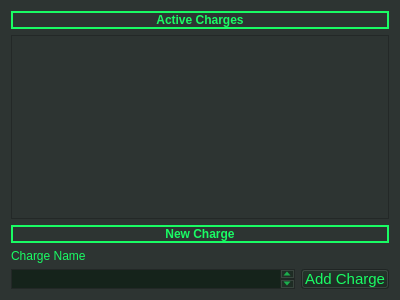
<?xml version="1.0" encoding="UTF-8"?>
<ui version="4.0">
 <class>ChargeList</class>
 <widget class="QWidget" name="ChargeList">
  <property name="geometry">
   <rect>
    <x>0</x>
    <y>0</y>
    <width>400</width>
    <height>300</height>
   </rect>
  </property>
  <property name="palette">
   <palette>
    <active>
     <colorrole role="WindowText">
      <brush brushstyle="SolidPattern">
       <color alpha="255">
        <red>25</red>
        <green>252</green>
        <blue>100</blue>
       </color>
      </brush>
     </colorrole>
     <colorrole role="Button">
      <brush brushstyle="SolidPattern">
       <color alpha="255">
        <red>21</red>
        <green>35</green>
        <blue>27</blue>
       </color>
      </brush>
     </colorrole>
     <colorrole role="Light">
      <brush brushstyle="SolidPattern">
       <color alpha="255">
        <red>25</red>
        <green>252</green>
        <blue>100</blue>
       </color>
      </brush>
     </colorrole>
     <colorrole role="Midlight">
      <brush brushstyle="SolidPattern">
       <color alpha="255">
        <red>45</red>
        <green>52</green>
        <blue>50</blue>
       </color>
      </brush>
     </colorrole>
     <colorrole role="Dark">
      <brush brushstyle="SolidPattern">
       <color alpha="255">
        <red>21</red>
        <green>35</green>
        <blue>27</blue>
       </color>
      </brush>
     </colorrole>
     <colorrole role="Mid">
      <brush brushstyle="SolidPattern">
       <color alpha="255">
        <red>21</red>
        <green>35</green>
        <blue>27</blue>
       </color>
      </brush>
     </colorrole>
     <colorrole role="Text">
      <brush brushstyle="SolidPattern">
       <color alpha="255">
        <red>25</red>
        <green>252</green>
        <blue>100</blue>
       </color>
      </brush>
     </colorrole>
     <colorrole role="BrightText">
      <brush brushstyle="SolidPattern">
       <color alpha="255">
        <red>25</red>
        <green>252</green>
        <blue>100</blue>
       </color>
      </brush>
     </colorrole>
     <colorrole role="ButtonText">
      <brush brushstyle="SolidPattern">
       <color alpha="255">
        <red>25</red>
        <green>252</green>
        <blue>100</blue>
       </color>
      </brush>
     </colorrole>
     <colorrole role="Base">
      <brush brushstyle="SolidPattern">
       <color alpha="255">
        <red>21</red>
        <green>35</green>
        <blue>27</blue>
       </color>
      </brush>
     </colorrole>
     <colorrole role="Window">
      <brush brushstyle="SolidPattern">
       <color alpha="255">
        <red>45</red>
        <green>52</green>
        <blue>50</blue>
       </color>
      </brush>
     </colorrole>
     <colorrole role="Shadow">
      <brush brushstyle="SolidPattern">
       <color alpha="255">
        <red>0</red>
        <green>0</green>
        <blue>0</blue>
       </color>
      </brush>
     </colorrole>
     <colorrole role="Highlight">
      <brush brushstyle="SolidPattern">
       <color alpha="255">
        <red>25</red>
        <green>252</green>
        <blue>100</blue>
       </color>
      </brush>
     </colorrole>
     <colorrole role="HighlightedText">
      <brush brushstyle="SolidPattern">
       <color alpha="255">
        <red>43</red>
        <green>25</green>
        <blue>22</blue>
       </color>
      </brush>
     </colorrole>
     <colorrole role="AlternateBase">
      <brush brushstyle="SolidPattern">
       <color alpha="255">
        <red>46</red>
        <green>52</green>
        <blue>54</blue>
       </color>
      </brush>
     </colorrole>
     <colorrole role="ToolTipBase">
      <brush brushstyle="SolidPattern">
       <color alpha="255">
        <red>43</red>
        <green>25</green>
        <blue>22</blue>
       </color>
      </brush>
     </colorrole>
     <colorrole role="PlaceholderText">
      <brush brushstyle="SolidPattern">
       <color alpha="128">
        <red>138</red>
        <green>226</green>
        <blue>52</blue>
       </color>
      </brush>
     </colorrole>
    </active>
    <inactive>
     <colorrole role="WindowText">
      <brush brushstyle="SolidPattern">
       <color alpha="255">
        <red>25</red>
        <green>252</green>
        <blue>100</blue>
       </color>
      </brush>
     </colorrole>
     <colorrole role="Button">
      <brush brushstyle="SolidPattern">
       <color alpha="255">
        <red>21</red>
        <green>35</green>
        <blue>27</blue>
       </color>
      </brush>
     </colorrole>
     <colorrole role="Light">
      <brush brushstyle="SolidPattern">
       <color alpha="255">
        <red>25</red>
        <green>252</green>
        <blue>100</blue>
       </color>
      </brush>
     </colorrole>
     <colorrole role="Midlight">
      <brush brushstyle="SolidPattern">
       <color alpha="255">
        <red>45</red>
        <green>52</green>
        <blue>50</blue>
       </color>
      </brush>
     </colorrole>
     <colorrole role="Dark">
      <brush brushstyle="SolidPattern">
       <color alpha="255">
        <red>21</red>
        <green>35</green>
        <blue>27</blue>
       </color>
      </brush>
     </colorrole>
     <colorrole role="Mid">
      <brush brushstyle="SolidPattern">
       <color alpha="255">
        <red>21</red>
        <green>35</green>
        <blue>27</blue>
       </color>
      </brush>
     </colorrole>
     <colorrole role="Text">
      <brush brushstyle="SolidPattern">
       <color alpha="255">
        <red>25</red>
        <green>252</green>
        <blue>100</blue>
       </color>
      </brush>
     </colorrole>
     <colorrole role="BrightText">
      <brush brushstyle="SolidPattern">
       <color alpha="255">
        <red>25</red>
        <green>252</green>
        <blue>100</blue>
       </color>
      </brush>
     </colorrole>
     <colorrole role="ButtonText">
      <brush brushstyle="SolidPattern">
       <color alpha="255">
        <red>25</red>
        <green>252</green>
        <blue>100</blue>
       </color>
      </brush>
     </colorrole>
     <colorrole role="Base">
      <brush brushstyle="SolidPattern">
       <color alpha="255">
        <red>21</red>
        <green>35</green>
        <blue>27</blue>
       </color>
      </brush>
     </colorrole>
     <colorrole role="Window">
      <brush brushstyle="SolidPattern">
       <color alpha="255">
        <red>45</red>
        <green>52</green>
        <blue>50</blue>
       </color>
      </brush>
     </colorrole>
     <colorrole role="Shadow">
      <brush brushstyle="SolidPattern">
       <color alpha="255">
        <red>0</red>
        <green>0</green>
        <blue>0</blue>
       </color>
      </brush>
     </colorrole>
     <colorrole role="Highlight">
      <brush brushstyle="SolidPattern">
       <color alpha="255">
        <red>25</red>
        <green>252</green>
        <blue>100</blue>
       </color>
      </brush>
     </colorrole>
     <colorrole role="HighlightedText">
      <brush brushstyle="SolidPattern">
       <color alpha="255">
        <red>43</red>
        <green>25</green>
        <blue>22</blue>
       </color>
      </brush>
     </colorrole>
     <colorrole role="AlternateBase">
      <brush brushstyle="SolidPattern">
       <color alpha="255">
        <red>46</red>
        <green>52</green>
        <blue>54</blue>
       </color>
      </brush>
     </colorrole>
     <colorrole role="ToolTipBase">
      <brush brushstyle="SolidPattern">
       <color alpha="255">
        <red>43</red>
        <green>25</green>
        <blue>22</blue>
       </color>
      </brush>
     </colorrole>
     <colorrole role="PlaceholderText">
      <brush brushstyle="SolidPattern">
       <color alpha="128">
        <red>138</red>
        <green>226</green>
        <blue>52</blue>
       </color>
      </brush>
     </colorrole>
    </inactive>
    <disabled>
     <colorrole role="WindowText">
      <brush brushstyle="SolidPattern">
       <color alpha="255">
        <red>21</red>
        <green>35</green>
        <blue>27</blue>
       </color>
      </brush>
     </colorrole>
     <colorrole role="Button">
      <brush brushstyle="SolidPattern">
       <color alpha="255">
        <red>21</red>
        <green>35</green>
        <blue>27</blue>
       </color>
      </brush>
     </colorrole>
     <colorrole role="Light">
      <brush brushstyle="SolidPattern">
       <color alpha="255">
        <red>25</red>
        <green>252</green>
        <blue>100</blue>
       </color>
      </brush>
     </colorrole>
     <colorrole role="Midlight">
      <brush brushstyle="SolidPattern">
       <color alpha="255">
        <red>45</red>
        <green>52</green>
        <blue>50</blue>
       </color>
      </brush>
     </colorrole>
     <colorrole role="Dark">
      <brush brushstyle="SolidPattern">
       <color alpha="255">
        <red>21</red>
        <green>35</green>
        <blue>27</blue>
       </color>
      </brush>
     </colorrole>
     <colorrole role="Mid">
      <brush brushstyle="SolidPattern">
       <color alpha="255">
        <red>21</red>
        <green>35</green>
        <blue>27</blue>
       </color>
      </brush>
     </colorrole>
     <colorrole role="Text">
      <brush brushstyle="SolidPattern">
       <color alpha="255">
        <red>21</red>
        <green>35</green>
        <blue>27</blue>
       </color>
      </brush>
     </colorrole>
     <colorrole role="BrightText">
      <brush brushstyle="SolidPattern">
       <color alpha="255">
        <red>25</red>
        <green>252</green>
        <blue>100</blue>
       </color>
      </brush>
     </colorrole>
     <colorrole role="ButtonText">
      <brush brushstyle="SolidPattern">
       <color alpha="255">
        <red>21</red>
        <green>35</green>
        <blue>27</blue>
       </color>
      </brush>
     </colorrole>
     <colorrole role="Base">
      <brush brushstyle="SolidPattern">
       <color alpha="255">
        <red>45</red>
        <green>52</green>
        <blue>50</blue>
       </color>
      </brush>
     </colorrole>
     <colorrole role="Window">
      <brush brushstyle="SolidPattern">
       <color alpha="255">
        <red>45</red>
        <green>52</green>
        <blue>50</blue>
       </color>
      </brush>
     </colorrole>
     <colorrole role="Shadow">
      <brush brushstyle="SolidPattern">
       <color alpha="255">
        <red>0</red>
        <green>0</green>
        <blue>0</blue>
       </color>
      </brush>
     </colorrole>
     <colorrole role="Highlight">
      <brush brushstyle="SolidPattern">
       <color alpha="255">
        <red>145</red>
        <green>145</green>
        <blue>145</blue>
       </color>
      </brush>
     </colorrole>
     <colorrole role="HighlightedText">
      <brush brushstyle="SolidPattern">
       <color alpha="255">
        <red>43</red>
        <green>25</green>
        <blue>22</blue>
       </color>
      </brush>
     </colorrole>
     <colorrole role="AlternateBase">
      <brush brushstyle="SolidPattern">
       <color alpha="255">
        <red>46</red>
        <green>52</green>
        <blue>54</blue>
       </color>
      </brush>
     </colorrole>
     <colorrole role="ToolTipBase">
      <brush brushstyle="SolidPattern">
       <color alpha="255">
        <red>43</red>
        <green>25</green>
        <blue>22</blue>
       </color>
      </brush>
     </colorrole>
     <colorrole role="PlaceholderText">
      <brush brushstyle="SolidPattern">
       <color alpha="128">
        <red>0</red>
        <green>0</green>
        <blue>0</blue>
       </color>
      </brush>
     </colorrole>
    </disabled>
   </palette>
  </property>
  <property name="windowTitle">
   <string>Form</string>
  </property>
  <layout class="QGridLayout" name="gridLayout">
   <item row="4" column="0">
    <widget class="QTextEdit" name="charge_name_text_edit">
     <property name="sizePolicy">
      <sizepolicy hsizetype="Expanding" vsizetype="Minimum">
       <horstretch>0</horstretch>
       <verstretch>0</verstretch>
      </sizepolicy>
     </property>
     <property name="maximumSize">
      <size>
       <width>16777215</width>
       <height>20</height>
      </size>
     </property>
    </widget>
   </item>
   <item row="3" column="0">
    <widget class="QLabel" name="label_3">
     <property name="text">
      <string>Charge Name</string>
     </property>
    </widget>
   </item>
   <item row="4" column="1">
    <widget class="QPushButton" name="add_charge_button">
     <property name="sizePolicy">
      <sizepolicy hsizetype="Minimum" vsizetype="MinimumExpanding">
       <horstretch>0</horstretch>
       <verstretch>0</verstretch>
      </sizepolicy>
     </property>
     <property name="maximumSize">
      <size>
       <width>16777215</width>
       <height>20</height>
      </size>
     </property>
     <property name="font">
      <font>
       <pointsize>11</pointsize>
      </font>
     </property>
     <property name="text">
      <string>Add Charge</string>
     </property>
    </widget>
   </item>
   <item row="2" column="0" colspan="2">
    <widget class="QLabel" name="label_2">
     <property name="font">
      <font>
       <weight>75</weight>
       <bold>true</bold>
      </font>
     </property>
     <property name="frameShape">
      <enum>QFrame::Box</enum>
     </property>
     <property name="lineWidth">
      <number>2</number>
     </property>
     <property name="text">
      <string>New Charge</string>
     </property>
     <property name="alignment">
      <set>Qt::AlignCenter</set>
     </property>
    </widget>
   </item>
   <item row="1" column="0" colspan="2">
    <widget class="QScrollArea" name="scrollArea">
     <property name="palette">
      <palette>
       <active>
        <colorrole role="WindowText">
         <brush brushstyle="SolidPattern">
          <color alpha="255">
           <red>25</red>
           <green>252</green>
           <blue>100</blue>
          </color>
         </brush>
        </colorrole>
        <colorrole role="Button">
         <brush brushstyle="SolidPattern">
          <color alpha="255">
           <red>21</red>
           <green>35</green>
           <blue>27</blue>
          </color>
         </brush>
        </colorrole>
        <colorrole role="Light">
         <brush brushstyle="SolidPattern">
          <color alpha="255">
           <red>25</red>
           <green>252</green>
           <blue>100</blue>
          </color>
         </brush>
        </colorrole>
        <colorrole role="Midlight">
         <brush brushstyle="SolidPattern">
          <color alpha="255">
           <red>45</red>
           <green>52</green>
           <blue>50</blue>
          </color>
         </brush>
        </colorrole>
        <colorrole role="Dark">
         <brush brushstyle="SolidPattern">
          <color alpha="255">
           <red>21</red>
           <green>35</green>
           <blue>27</blue>
          </color>
         </brush>
        </colorrole>
        <colorrole role="Mid">
         <brush brushstyle="SolidPattern">
          <color alpha="255">
           <red>21</red>
           <green>35</green>
           <blue>27</blue>
          </color>
         </brush>
        </colorrole>
        <colorrole role="Text">
         <brush brushstyle="SolidPattern">
          <color alpha="255">
           <red>25</red>
           <green>252</green>
           <blue>100</blue>
          </color>
         </brush>
        </colorrole>
        <colorrole role="BrightText">
         <brush brushstyle="SolidPattern">
          <color alpha="255">
           <red>25</red>
           <green>252</green>
           <blue>100</blue>
          </color>
         </brush>
        </colorrole>
        <colorrole role="ButtonText">
         <brush brushstyle="SolidPattern">
          <color alpha="255">
           <red>25</red>
           <green>252</green>
           <blue>100</blue>
          </color>
         </brush>
        </colorrole>
        <colorrole role="Base">
         <brush brushstyle="SolidPattern">
          <color alpha="255">
           <red>21</red>
           <green>35</green>
           <blue>27</blue>
          </color>
         </brush>
        </colorrole>
        <colorrole role="Window">
         <brush brushstyle="SolidPattern">
          <color alpha="255">
           <red>45</red>
           <green>52</green>
           <blue>50</blue>
          </color>
         </brush>
        </colorrole>
        <colorrole role="Shadow">
         <brush brushstyle="SolidPattern">
          <color alpha="255">
           <red>0</red>
           <green>0</green>
           <blue>0</blue>
          </color>
         </brush>
        </colorrole>
        <colorrole role="Highlight">
         <brush brushstyle="SolidPattern">
          <color alpha="255">
           <red>25</red>
           <green>252</green>
           <blue>100</blue>
          </color>
         </brush>
        </colorrole>
        <colorrole role="HighlightedText">
         <brush brushstyle="SolidPattern">
          <color alpha="255">
           <red>43</red>
           <green>25</green>
           <blue>22</blue>
          </color>
         </brush>
        </colorrole>
        <colorrole role="AlternateBase">
         <brush brushstyle="SolidPattern">
          <color alpha="255">
           <red>46</red>
           <green>52</green>
           <blue>54</blue>
          </color>
         </brush>
        </colorrole>
        <colorrole role="ToolTipBase">
         <brush brushstyle="SolidPattern">
          <color alpha="255">
           <red>43</red>
           <green>25</green>
           <blue>22</blue>
          </color>
         </brush>
        </colorrole>
        <colorrole role="PlaceholderText">
         <brush brushstyle="SolidPattern">
          <color alpha="128">
           <red>138</red>
           <green>226</green>
           <blue>52</blue>
          </color>
         </brush>
        </colorrole>
       </active>
       <inactive>
        <colorrole role="WindowText">
         <brush brushstyle="SolidPattern">
          <color alpha="255">
           <red>25</red>
           <green>252</green>
           <blue>100</blue>
          </color>
         </brush>
        </colorrole>
        <colorrole role="Button">
         <brush brushstyle="SolidPattern">
          <color alpha="255">
           <red>21</red>
           <green>35</green>
           <blue>27</blue>
          </color>
         </brush>
        </colorrole>
        <colorrole role="Light">
         <brush brushstyle="SolidPattern">
          <color alpha="255">
           <red>25</red>
           <green>252</green>
           <blue>100</blue>
          </color>
         </brush>
        </colorrole>
        <colorrole role="Midlight">
         <brush brushstyle="SolidPattern">
          <color alpha="255">
           <red>45</red>
           <green>52</green>
           <blue>50</blue>
          </color>
         </brush>
        </colorrole>
        <colorrole role="Dark">
         <brush brushstyle="SolidPattern">
          <color alpha="255">
           <red>21</red>
           <green>35</green>
           <blue>27</blue>
          </color>
         </brush>
        </colorrole>
        <colorrole role="Mid">
         <brush brushstyle="SolidPattern">
          <color alpha="255">
           <red>21</red>
           <green>35</green>
           <blue>27</blue>
          </color>
         </brush>
        </colorrole>
        <colorrole role="Text">
         <brush brushstyle="SolidPattern">
          <color alpha="255">
           <red>25</red>
           <green>252</green>
           <blue>100</blue>
          </color>
         </brush>
        </colorrole>
        <colorrole role="BrightText">
         <brush brushstyle="SolidPattern">
          <color alpha="255">
           <red>25</red>
           <green>252</green>
           <blue>100</blue>
          </color>
         </brush>
        </colorrole>
        <colorrole role="ButtonText">
         <brush brushstyle="SolidPattern">
          <color alpha="255">
           <red>25</red>
           <green>252</green>
           <blue>100</blue>
          </color>
         </brush>
        </colorrole>
        <colorrole role="Base">
         <brush brushstyle="SolidPattern">
          <color alpha="255">
           <red>21</red>
           <green>35</green>
           <blue>27</blue>
          </color>
         </brush>
        </colorrole>
        <colorrole role="Window">
         <brush brushstyle="SolidPattern">
          <color alpha="255">
           <red>45</red>
           <green>52</green>
           <blue>50</blue>
          </color>
         </brush>
        </colorrole>
        <colorrole role="Shadow">
         <brush brushstyle="SolidPattern">
          <color alpha="255">
           <red>0</red>
           <green>0</green>
           <blue>0</blue>
          </color>
         </brush>
        </colorrole>
        <colorrole role="Highlight">
         <brush brushstyle="SolidPattern">
          <color alpha="255">
           <red>25</red>
           <green>252</green>
           <blue>100</blue>
          </color>
         </brush>
        </colorrole>
        <colorrole role="HighlightedText">
         <brush brushstyle="SolidPattern">
          <color alpha="255">
           <red>43</red>
           <green>25</green>
           <blue>22</blue>
          </color>
         </brush>
        </colorrole>
        <colorrole role="AlternateBase">
         <brush brushstyle="SolidPattern">
          <color alpha="255">
           <red>46</red>
           <green>52</green>
           <blue>54</blue>
          </color>
         </brush>
        </colorrole>
        <colorrole role="ToolTipBase">
         <brush brushstyle="SolidPattern">
          <color alpha="255">
           <red>43</red>
           <green>25</green>
           <blue>22</blue>
          </color>
         </brush>
        </colorrole>
        <colorrole role="PlaceholderText">
         <brush brushstyle="SolidPattern">
          <color alpha="128">
           <red>138</red>
           <green>226</green>
           <blue>52</blue>
          </color>
         </brush>
        </colorrole>
       </inactive>
       <disabled>
        <colorrole role="WindowText">
         <brush brushstyle="SolidPattern">
          <color alpha="255">
           <red>21</red>
           <green>35</green>
           <blue>27</blue>
          </color>
         </brush>
        </colorrole>
        <colorrole role="Button">
         <brush brushstyle="SolidPattern">
          <color alpha="255">
           <red>21</red>
           <green>35</green>
           <blue>27</blue>
          </color>
         </brush>
        </colorrole>
        <colorrole role="Light">
         <brush brushstyle="SolidPattern">
          <color alpha="255">
           <red>25</red>
           <green>252</green>
           <blue>100</blue>
          </color>
         </brush>
        </colorrole>
        <colorrole role="Midlight">
         <brush brushstyle="SolidPattern">
          <color alpha="255">
           <red>45</red>
           <green>52</green>
           <blue>50</blue>
          </color>
         </brush>
        </colorrole>
        <colorrole role="Dark">
         <brush brushstyle="SolidPattern">
          <color alpha="255">
           <red>21</red>
           <green>35</green>
           <blue>27</blue>
          </color>
         </brush>
        </colorrole>
        <colorrole role="Mid">
         <brush brushstyle="SolidPattern">
          <color alpha="255">
           <red>21</red>
           <green>35</green>
           <blue>27</blue>
          </color>
         </brush>
        </colorrole>
        <colorrole role="Text">
         <brush brushstyle="SolidPattern">
          <color alpha="255">
           <red>21</red>
           <green>35</green>
           <blue>27</blue>
          </color>
         </brush>
        </colorrole>
        <colorrole role="BrightText">
         <brush brushstyle="SolidPattern">
          <color alpha="255">
           <red>25</red>
           <green>252</green>
           <blue>100</blue>
          </color>
         </brush>
        </colorrole>
        <colorrole role="ButtonText">
         <brush brushstyle="SolidPattern">
          <color alpha="255">
           <red>21</red>
           <green>35</green>
           <blue>27</blue>
          </color>
         </brush>
        </colorrole>
        <colorrole role="Base">
         <brush brushstyle="SolidPattern">
          <color alpha="255">
           <red>45</red>
           <green>52</green>
           <blue>50</blue>
          </color>
         </brush>
        </colorrole>
        <colorrole role="Window">
         <brush brushstyle="SolidPattern">
          <color alpha="255">
           <red>45</red>
           <green>52</green>
           <blue>50</blue>
          </color>
         </brush>
        </colorrole>
        <colorrole role="Shadow">
         <brush brushstyle="SolidPattern">
          <color alpha="255">
           <red>0</red>
           <green>0</green>
           <blue>0</blue>
          </color>
         </brush>
        </colorrole>
        <colorrole role="Highlight">
         <brush brushstyle="SolidPattern">
          <color alpha="255">
           <red>145</red>
           <green>145</green>
           <blue>145</blue>
          </color>
         </brush>
        </colorrole>
        <colorrole role="HighlightedText">
         <brush brushstyle="SolidPattern">
          <color alpha="255">
           <red>43</red>
           <green>25</green>
           <blue>22</blue>
          </color>
         </brush>
        </colorrole>
        <colorrole role="AlternateBase">
         <brush brushstyle="SolidPattern">
          <color alpha="255">
           <red>46</red>
           <green>52</green>
           <blue>54</blue>
          </color>
         </brush>
        </colorrole>
        <colorrole role="ToolTipBase">
         <brush brushstyle="SolidPattern">
          <color alpha="255">
           <red>43</red>
           <green>25</green>
           <blue>22</blue>
          </color>
         </brush>
        </colorrole>
        <colorrole role="PlaceholderText">
         <brush brushstyle="SolidPattern">
          <color alpha="128">
           <red>0</red>
           <green>0</green>
           <blue>0</blue>
          </color>
         </brush>
        </colorrole>
       </disabled>
      </palette>
     </property>
     <property name="widgetResizable">
      <bool>true</bool>
     </property>
     <widget class="QWidget" name="scrollAreaWidgetContents">
      <property name="geometry">
       <rect>
        <x>0</x>
        <y>0</y>
        <width>380</width>
        <height>177</height>
       </rect>
      </property>
     </widget>
    </widget>
   </item>
   <item row="0" column="0" colspan="2">
    <widget class="QLabel" name="label">
     <property name="font">
      <font>
       <weight>75</weight>
       <bold>true</bold>
      </font>
     </property>
     <property name="frameShape">
      <enum>QFrame::Box</enum>
     </property>
     <property name="lineWidth">
      <number>2</number>
     </property>
     <property name="text">
      <string>Active Charges</string>
     </property>
     <property name="alignment">
      <set>Qt::AlignCenter</set>
     </property>
    </widget>
   </item>
  </layout>
 </widget>
 <resources/>
 <connections/>
</ui>
